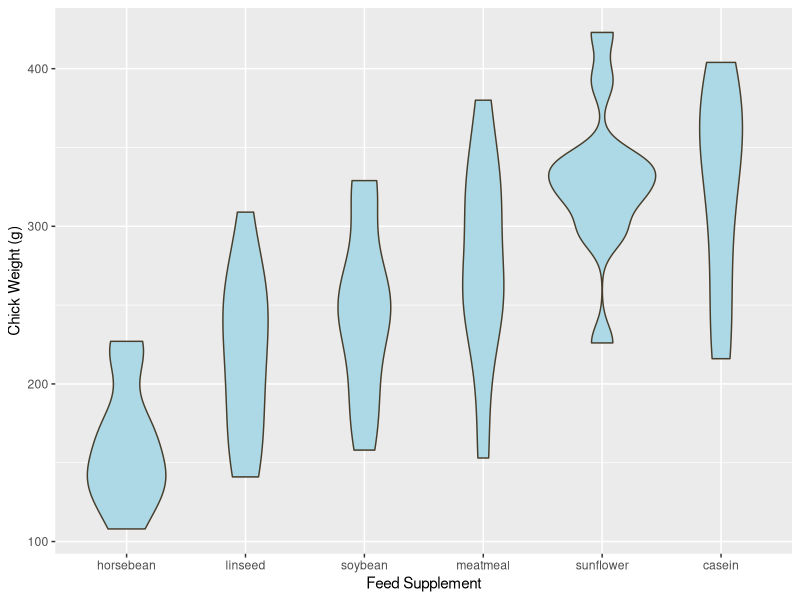
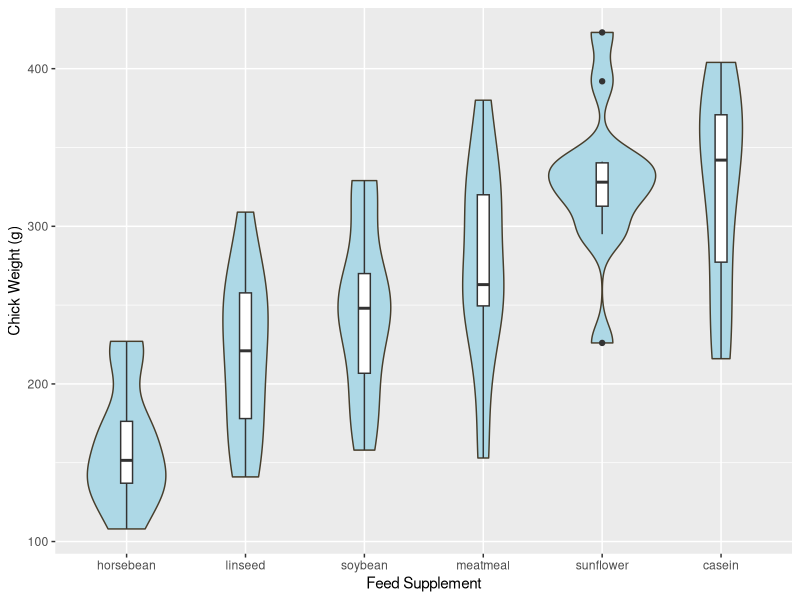
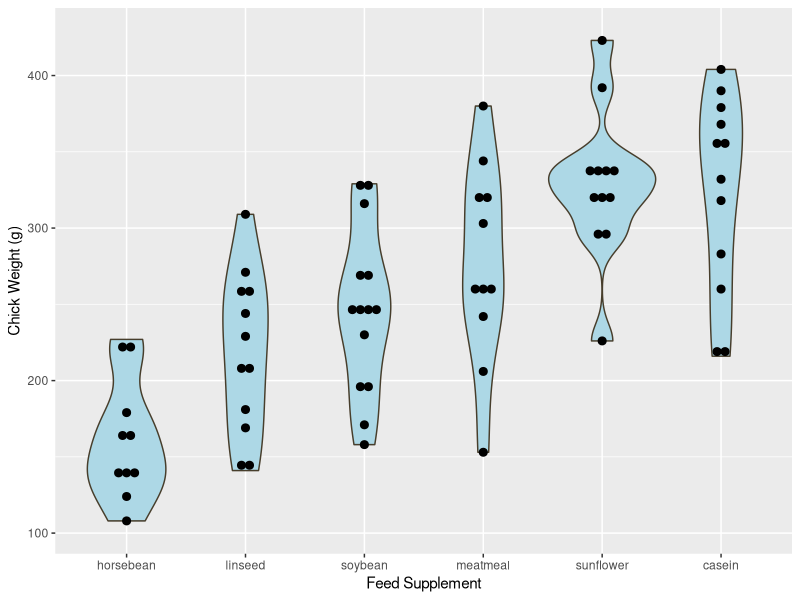
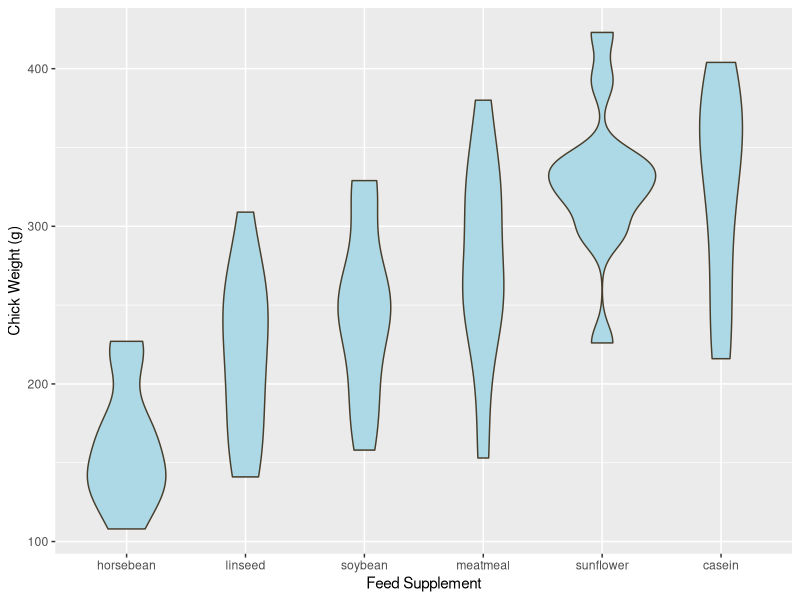
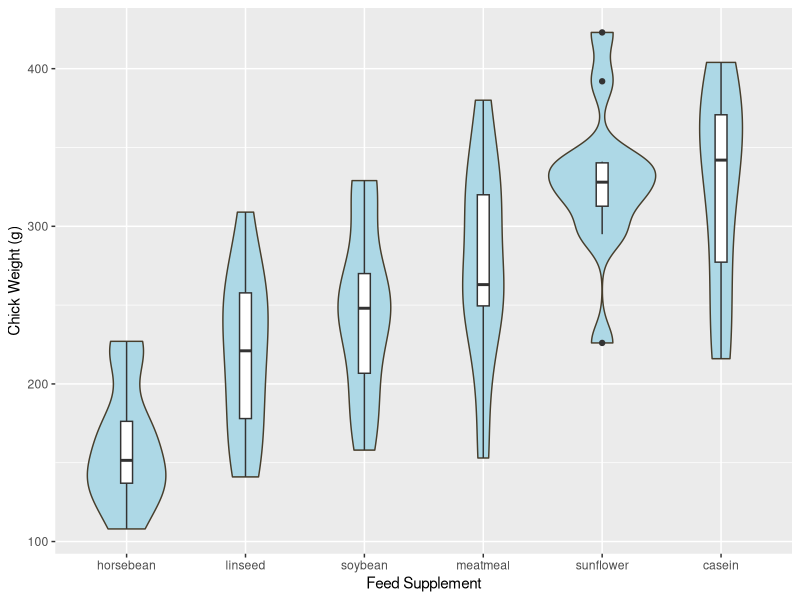
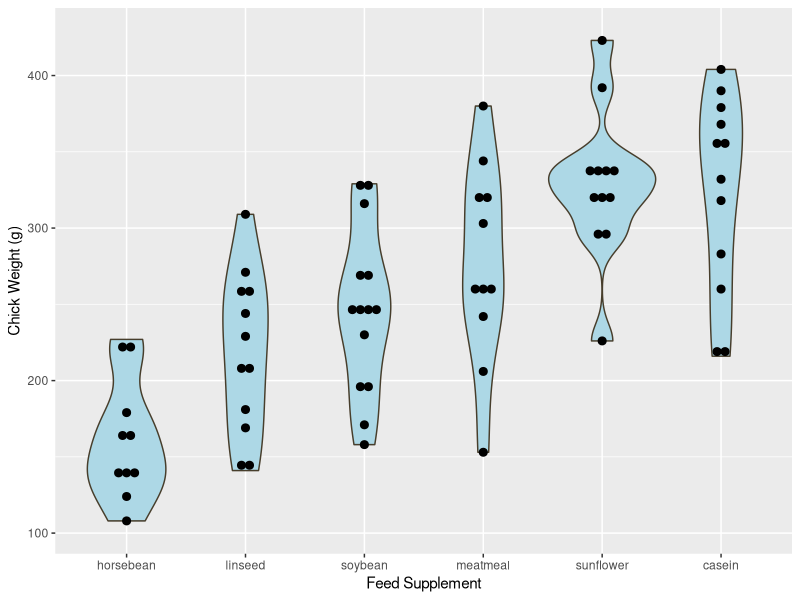

The R source for these figures, in order:
## ---- chunk 1
# import ggplot and the Datasets Package
library(datasets)
library(ggplot2)

supps <- c("horsebean", "linseed", "soybean", "meatmeal", "sunflower", "casein")

# plot data

ggplot(chickwts, aes(x = factor(feed, levels = supps), 
                     y = weight)) + 
  # plotting
  geom_violin(fill = "lightBlue", color = "#473e2c") + 
  labs(x = "Feed Supplement", y = "Chick Weight (g)")

## ---- chunk 2
ggplot(chickwts, aes(x = factor(feed, levels = supps), 
                     y = weight)) + 
  # plotting
  geom_violin(fill = "lightBlue", color = "#473e2c") + 
  labs(x = "Feed Supplement", y = "Chick Weight (g)") + 
   geom_boxplot(width=0.1)
## ---- chunk 3
ggplot(chickwts, aes(x = factor(feed, levels = supps), 
                     y = weight)) + 
  # plotting
  geom_violin(fill = "lightBlue", color = "#473e2c") + 
  labs(x = "Feed Supplement", y = "Chick Weight (g)") + 
  geom_dotplot(binaxis='y', dotsize=0.5, stackdir='center')
## ---- chunk 4
# import ggplot and the Datasets Package
library(datasets)
library(ggplot2)

supps <- c("horsebean", "linseed", "soybean", "meatmeal", "sunflower", "casein")

# plot data

ggplot(chickwts, aes(x = factor(feed, levels = supps), 
                     y = weight)) + 
  # plotting
  geom_violin(fill = "lightBlue", color = "#473e2c") + 
  labs(x = "Feed Supplement", y = "Chick Weight (g)")

## ---- chunk 5
ggplot(chickwts, aes(x = factor(feed, levels = supps), 
                     y = weight)) + 
  # plotting
  geom_violin(fill = "lightBlue", color = "#473e2c") + 
  labs(x = "Feed Supplement", y = "Chick Weight (g)") + 
   geom_boxplot(width=0.1)
## ---- chunk 6
ggplot(chickwts, aes(x = factor(feed, levels = supps), 
                     y = weight)) + 
  # plotting
  geom_violin(fill = "lightBlue", color = "#473e2c") + 
  labs(x = "Feed Supplement", y = "Chick Weight (g)") + 
  geom_dotplot(binaxis='y', dotsize=0.5, stackdir='center')
